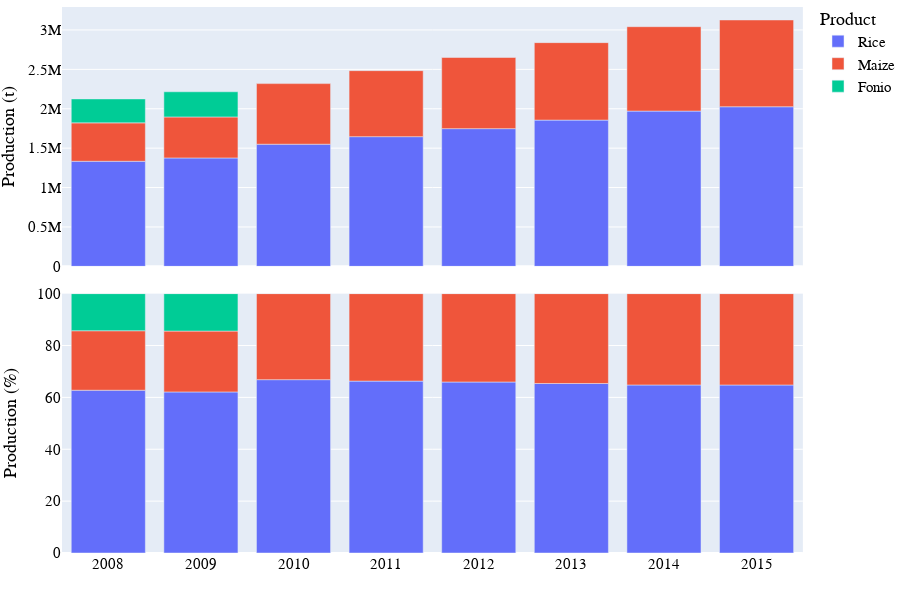

Notebook code for this chart:
### Markdown cell above
## Visualization of production data

### Code cell
# Bar chart of national grain production
country_iso, country_name = 'GN', 'Guinea'
df = pd.read_hdf('../data/crop/adm_crop_production_%s.hdf' % country_iso)
df = df[df['gscd_code']=='calibrated']; df['year'] = df['harvest_year']
year = [df['year'].min(), df['year'].max()]
product_order = ['Rice', 'Maize']
for season_name in ['Main']:
    footnote = 'National grain production in %s - %s' % (country_name, season_name)
    fn_save = '../figures/%s_bar_natgrainprod_%s.png' % (country_iso, season_name)
    sub = df[df['season_name'] == season_name]
    fig = PlotBarProduction(sub, year, product_order, footnote, fn_save)
    fig.show()

### Figure 1 — Plotly figure (JSON) as saved in the notebook; plotly's stock layout.template omitted (floating-point values rounded to 4 significant figures)
{"data": [{"alignmentgroup": "True", "hovertemplate": "product=Rice<br>season_name=Main<br>type=orig_unit<br>year=%{x}<br>value=%{y}<extra></extra>", "legendgroup": "Rice", "marker": {"color": "#636efa", "pattern": {"shape": ""}}, "name": "Rice", "offsetgroup": "Rice", "orientation": "v", "showlegend": true, "textposition": "auto", "type": "bar", "x": [2008, 2009, 2010, 2011, 2012, 2013, 2014, 2015], "xaxis": "x2", "y": [1333583, 1375898, 1550055, 1645909, 1747687, 1855767, 1970530, 2025638], "yaxis": "y2"}, {"alignmentgroup": "True", "hovertemplate": "product=Rice<br>season_name=Main<br>type=percent<br>year=%{x}<br>value=%{y}<extra></extra>", "legendgroup": "Rice", "marker": {"color": "#636efa", "pattern": {"shape": ""}}, "name": "Rice", "offsetgroup": "Rice", "orientation": "v", "showlegend": false, "textposition": "auto", "type": "bar", "x": [2008, 2009, 2010, 2011, 2012, 2013, 2014, 2015], "xaxis": "x", "y": [62.76, 62.1, 66.84, 66.27, 65.93, 65.36, 64.79, 64.78], "yaxis": "y"}, {"alignmentgroup": "True", "hovertemplate": "product=Maize<br>season_name=Main<br>type=orig_unit<br>year=%{x}<br>value=%{y}<extra></extra>", "legendgroup": "Maize", "marker": {"color": "#EF553B", "pattern": {"shape": ""}}, "name": "Maize", "offsetgroup": "Maize", "orientation": "v", "showlegend": true, "textposition": "auto", "type": "bar", "x": [2008, 2009, 2010, 2011, 2012, 2013, 2014, 2015], "xaxis": "x2", "y": [487429, 519969, 769146, 837653, 902965, 983501, 1070966, 1101224], "yaxis": "y2"}, {"alignmentgroup": "True", "hovertemplate": "product=Maize<br>season_name=Main<br>type=percent<br>year=%{x}<br>value=%{y}<extra></extra>", "legendgroup": "Maize", "marker": {"color": "#EF553B", "pattern": {"shape": ""}}, "name": "Maize", "offsetgroup": "Maize", "orientation": "v", "showlegend": false, "textposition": "auto", "type": "bar", "x": [2008, 2009, 2010, 2011, 2012, 2013, 2014, 2015], "xaxis": "x", "y": [22.94, 23.47, 33.16, 33.73, 34.07, 34.64, 35.21, 35.22], "yaxis": "y"}, {"alignmentgroup": "True", "hovertemplate": "product=Fonio<br>season_name=Main<br>type=orig_unit<br>year=%{x}<br>value=%{y}<extra></extra>", "legendgroup": "Fonio", "marker": {"color": "#00cc96", "pattern": {"shape": ""}}, "name": "Fonio", "offsetgroup": "Fonio", "orientation": "v", "showlegend": true, "textposition": "auto", "type": "bar", "x": [2008, 2009], "xaxis": "x2", "y": [303863, 319700], "yaxis": "y2"}, {"alignmentgroup": "True", "hovertemplate": "product=Fonio<br>season_name=Main<br>type=percent<br>year=%{x}<br>value=%{y}<extra></extra>", "legendgroup": "Fonio", "marker": {"color": "#00cc96", "pattern": {"shape": ""}}, "name": "Fonio", "offsetgroup": "Fonio", "orientation": "v", "showlegend": false, "textposition": "auto", "type": "bar", "x": [2008, 2009], "xaxis": "x", "y": [14.3, 14.43], "yaxis": "y"}], "layout": {"annotations": [{"showarrow": false, "text": "", "textangle": 90, "x": 0.98, "xanchor": "left", "xref": "paper", "y": 0.2375, "yanchor": "middle", "yref": "paper"}, {"showarrow": false, "text": "", "textangle": 90, "x": 0.98, "xanchor": "left", "xref": "paper", "y": 0.7625, "yanchor": "middle", "yref": "paper"}, {"align": "left", "font": {"color": "dimgrey", "family": "arial", "size": 15}, "showarrow": false, "text": "National grain production in Guinea - Main", "x": 0, "xref": "paper", "y": -0.13, "yref": "paper"}], "barmode": "relative", "font": {"color": "black", "family": "arial", "size": 15}, "height": 600, "legend": {"title": {"text": "Product"}, "tracegroupgap": 0, "x": 1, "y": 1.01}, "margin": {"b": 0, "l": 0, "r": 0, "t": 0}, "width": 900, "xaxis": {"anchor": "y", "domain": [0, 0.98], "dtick": 1, "range": [2008.0, 2016.0], "title": {"text": ""}}, "xaxis2": {"anchor": "y2", "domain": [0, 0.98], "matches": "x", "showticklabels": false}, "yaxis": {"anchor": "x", "domain": [0, 0.475], "range": [0, 100], "title": {"text": "Production (%)"}}, "yaxis2": {"anchor": "x2", "domain": [0.525, 1], "title": {"text": "Production (t)"}}}}
